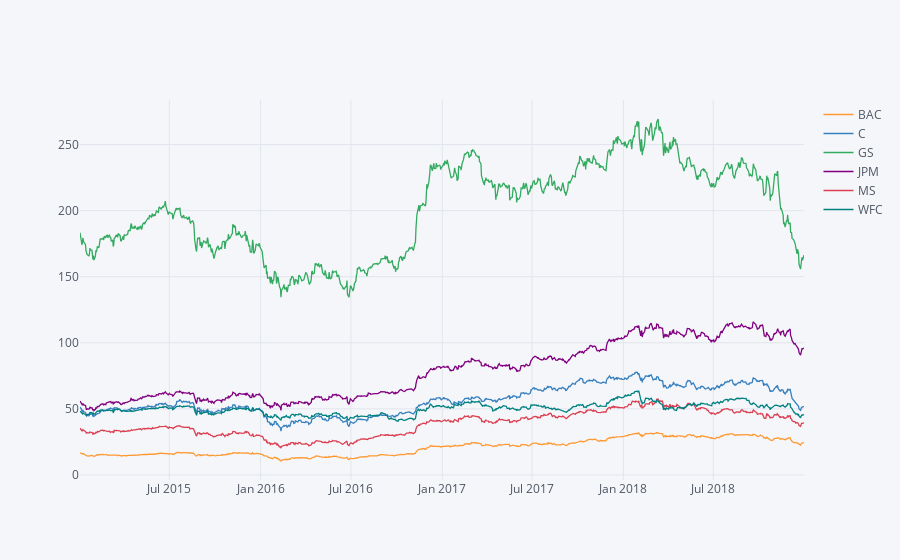

Notebook code for this chart:
### Code cell
bank_stocks.xs(key='close',axis=1,level='Stock Info').iplot()

### Figure 1 — Plotly figure (JSON) as saved in the notebook; plotly's stock layout.template omitted (floating-point values rounded to 4 significant figures; data arrays with more than 128 entries replaced by an {"elided": "..."} marker saying what was removed)
{"data": [{"line": {"color": "rgba(255, 153, 51, 1.0)", "dash": "solid", "shape": "linear", "width": 1.3}, "mode": "lines", "name": "BAC", "text": "", "type": "scatter", "uid": "1ae672c9-2402-425e-ad41-4332a6c1664b", "x": {"elided": "1006 str values"}, "y": {"elided": "1006 float values"}}, {"line": {"color": "rgba(55, 128, 191, 1.0)", "dash": "solid", "shape": "linear", "width": 1.3}, "mode": "lines", "name": "C", "text": "", "type": "scatter", "uid": "2a10ac28-a66a-4819-b186-773afbfe718c", "x": {"elided": "1006 str values"}, "y": {"elided": "1006 float values"}}, {"line": {"color": "rgba(50, 171, 96, 1.0)", "dash": "solid", "shape": "linear", "width": 1.3}, "mode": "lines", "name": "GS", "text": "", "type": "scatter", "uid": "463801ce-314e-4dd7-8e34-33e4ad52f6da", "x": {"elided": "1006 str values"}, "y": {"elided": "1006 float values"}}, {"line": {"color": "rgba(128, 0, 128, 1.0)", "dash": "solid", "shape": "linear", "width": 1.3}, "mode": "lines", "name": "JPM", "text": "", "type": "scatter", "uid": "34f4fc72-28f7-4f26-86ba-87640c18c079", "x": {"elided": "1006 str values"}, "y": {"elided": "1006 float values"}}, {"line": {"color": "rgba(219, 64, 82, 1.0)", "dash": "solid", "shape": "linear", "width": 1.3}, "mode": "lines", "name": "MS", "text": "", "type": "scatter", "uid": "d3f91f9c-e1db-417b-8000-a7bc9e27b656", "x": {"elided": "1006 str values"}, "y": {"elided": "1006 float values"}}, {"line": {"color": "rgba(0, 128, 128, 1.0)", "dash": "solid", "shape": "linear", "width": 1.3}, "mode": "lines", "name": "WFC", "text": "", "type": "scatter", "uid": "9e1a0310-1461-45aa-8ae3-4e3c34f85c01", "x": {"elided": "1006 str values"}, "y": {"elided": "1006 float values"}}], "layout": {"legend": {"bgcolor": "#F5F6F9", "font": {"color": "#4D5663"}}, "paper_bgcolor": "#F5F6F9", "plot_bgcolor": "#F5F6F9", "title": {"font": {"color": "#4D5663"}}, "xaxis": {"gridcolor": "#E1E5ED", "showgrid": true, "tickfont": {"color": "#4D5663"}, "title": {"font": {"color": "#4D5663"}, "text": ""}, "zerolinecolor": "#E1E5ED"}, "yaxis": {"gridcolor": "#E1E5ED", "showgrid": true, "tickfont": {"color": "#4D5663"}, "title": {"font": {"color": "#4D5663"}, "text": ""}, "zerolinecolor": "#E1E5ED"}}}
